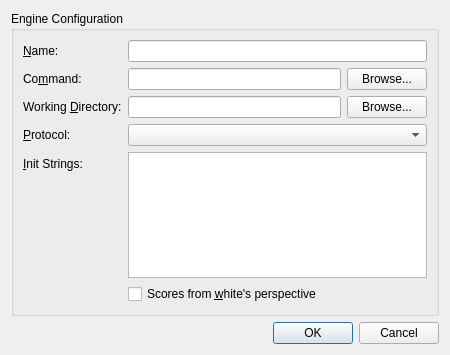
<?xml version="1.0" encoding="UTF-8"?>
<ui version="4.0">
 <class>EngineConfigurationDialog</class>
 <widget class="QDialog" name="EngineConfigurationDialog">
  <property name="geometry">
   <rect>
    <x>0</x>
    <y>0</y>
    <width>450</width>
    <height>355</height>
   </rect>
  </property>
  <layout class="QGridLayout" name="gridLayout">
   <item row="0" column="0">
    <layout class="QVBoxLayout" name="verticalLayout">
     <item>
      <widget class="QGroupBox" name="groupBox">
       <property name="title">
        <string>Engine Configuration</string>
       </property>
       <layout class="QGridLayout" name="gridLayout_2">
        <item row="0" column="0">
         <layout class="QFormLayout" name="formLayout">
          <property name="fieldGrowthPolicy">
           <enum>QFormLayout::AllNonFixedFieldsGrow</enum>
          </property>
          <item row="1" column="0">
           <widget class="QLabel" name="label">
            <property name="text">
             <string>&amp;Name:</string>
            </property>
            <property name="buddy">
             <cstring>m_nameEdit</cstring>
            </property>
           </widget>
          </item>
          <item row="1" column="1">
           <widget class="QLineEdit" name="m_nameEdit"/>
          </item>
          <item row="2" column="0">
           <widget class="QLabel" name="label_2">
            <property name="text">
             <string>Co&amp;mmand:</string>
            </property>
            <property name="buddy">
             <cstring>m_commandEdit</cstring>
            </property>
           </widget>
          </item>
          <item row="2" column="1">
           <layout class="QHBoxLayout" name="horizontalLayout">
            <item>
             <widget class="QLineEdit" name="m_commandEdit"/>
            </item>
            <item>
             <widget class="QPushButton" name="m_browseCmdBtn">
              <property name="text">
               <string>Browse...</string>
              </property>
             </widget>
            </item>
           </layout>
          </item>
          <item row="3" column="0">
           <widget class="QLabel" name="label_4">
            <property name="text">
             <string>Working &amp;Directory:</string>
            </property>
            <property name="buddy">
             <cstring>m_workingDirEdit</cstring>
            </property>
           </widget>
          </item>
          <item row="3" column="1">
           <layout class="QHBoxLayout" name="horizontalLayout_2">
            <item>
             <widget class="QLineEdit" name="m_workingDirEdit"/>
            </item>
            <item>
             <widget class="QPushButton" name="m_browseWorkingDirBtn">
              <property name="toolTip">
               <string>Browse working directory.</string>
              </property>
              <property name="text">
               <string>Browse...</string>
              </property>
             </widget>
            </item>
           </layout>
          </item>
          <item row="4" column="0">
           <widget class="QLabel" name="label_3">
            <property name="text">
             <string>&amp;Protocol:</string>
            </property>
            <property name="buddy">
             <cstring>m_protocolCombo</cstring>
            </property>
           </widget>
          </item>
          <item row="4" column="1">
           <widget class="QComboBox" name="m_protocolCombo"/>
          </item>
          <item row="5" column="0">
           <widget class="QLabel" name="label_5">
            <property name="text">
             <string>&amp;Init Strings:</string>
            </property>
            <property name="buddy">
             <cstring>m_initStringEdit</cstring>
            </property>
           </widget>
          </item>
          <item row="5" column="1">
           <widget class="QPlainTextEdit" name="m_initStringEdit">
            <property name="font">
             <font>
              <family>Monospace</family>
              <pointsize>9</pointsize>
             </font>
            </property>
            <property name="plainText">
             <string/>
            </property>
           </widget>
          </item>
          <item row="6" column="1">
           <widget class="QCheckBox" name="m_whitePovCheck">
            <property name="text">
             <string>Scores from &amp;white's perspective</string>
            </property>
           </widget>
          </item>
         </layout>
        </item>
       </layout>
      </widget>
     </item>
     <item>
      <widget class="QDialogButtonBox" name="buttonBox">
       <property name="orientation">
        <enum>Qt::Horizontal</enum>
       </property>
       <property name="standardButtons">
        <set>QDialogButtonBox::Cancel|QDialogButtonBox::Ok</set>
       </property>
      </widget>
     </item>
    </layout>
   </item>
  </layout>
 </widget>
 <tabstops>
  <tabstop>m_nameEdit</tabstop>
  <tabstop>m_commandEdit</tabstop>
  <tabstop>m_browseCmdBtn</tabstop>
  <tabstop>m_workingDirEdit</tabstop>
  <tabstop>m_browseWorkingDirBtn</tabstop>
  <tabstop>m_protocolCombo</tabstop>
  <tabstop>buttonBox</tabstop>
 </tabstops>
 <resources/>
 <connections>
  <connection>
   <sender>buttonBox</sender>
   <signal>accepted()</signal>
   <receiver>EngineConfigurationDialog</receiver>
   <slot>accept()</slot>
   <hints>
    <hint type="sourcelabel">
     <x>268</x>
     <y>222</y>
    </hint>
    <hint type="destinationlabel">
     <x>157</x>
     <y>196</y>
    </hint>
   </hints>
  </connection>
  <connection>
   <sender>buttonBox</sender>
   <signal>rejected()</signal>
   <receiver>EngineConfigurationDialog</receiver>
   <slot>reject()</slot>
   <hints>
    <hint type="sourcelabel">
     <x>336</x>
     <y>222</y>
    </hint>
    <hint type="destinationlabel">
     <x>286</x>
     <y>196</y>
    </hint>
   </hints>
  </connection>
 </connections>
</ui>
